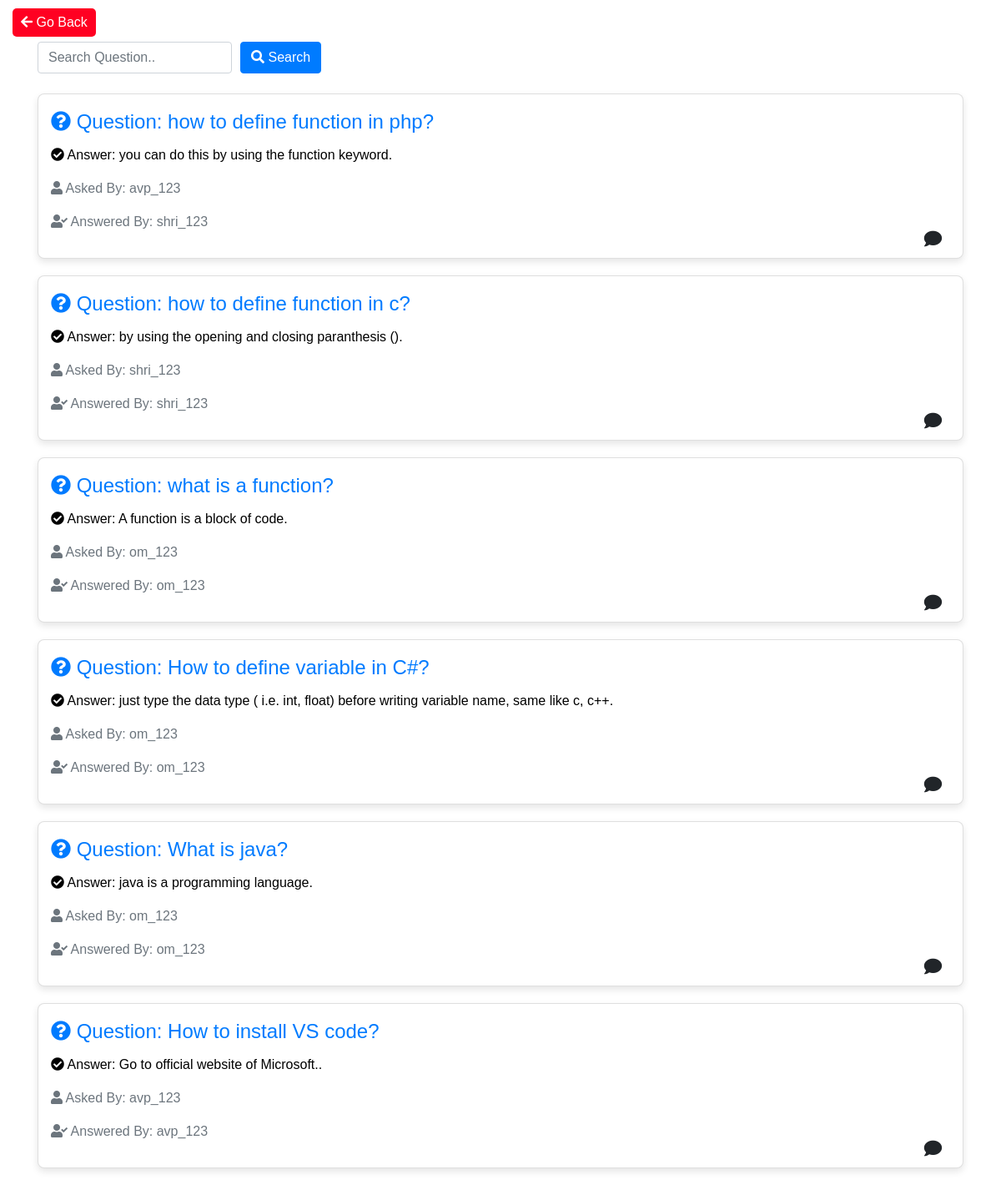
The app's page /see_ans.php with its own data.
### tables this page shows
CREATE TABLE `ans` (
  `question` longtext NOT NULL,
  `answer` longtext NOT NULL,
  `askby` varchar(50) NOT NULL,
  `ansby` varchar(50) NOT NULL,
  `id` bigint(20) NOT NULL
);

### see_ans.php (the view, shortened to what this page needs)
<?php
$servername = "localhost";
$username = "root";
$password = "";
$dbname = "cwc";
$conn = new mysqli($servername, $username, $password, $dbname);
$distinctQuestionsQuery = "SELECT DISTINCT question FROM ans";
$distinctQuestionsResult = $conn->query($distinctQuestionsQuery);
$questions = [];
while ($row = $distinctQuestionsResult->fetch_assoc()) {
    $questions[] = $row['question'];
}
$result = [];
if ($_SERVER["REQUEST_METHOD"] == "POST" && isset($_POST["searchKeyword"])) {
    $searchKeyword = $_POST["searchKeyword"];
    $searchQuery = "SELECT * FROM ans WHERE question LIKE '%$searchKeyword%'";
    $searchResult = $conn->query($searchQuery);
    while ($row = $searchResult->fetch_assoc()) {
        $result[$row['question']][] = $row;
    }
} else {
    foreach ($questions as $question) {
        $answersQuery = "SELECT * FROM ans WHERE question = '$question'";
        $answersResult = $conn->query($answersQuery);
        while ($answerRow = $answersResult->fetch_assoc()) {
            $result[$question][] = $answerRow;
        }
    }
}
?>
<!DOCTYPE html>
<html lang="en">
<head>
    <link rel="stylesheet" href="https://stackpath.bootstrapcdn.com/bootstrap/4.5.2/css/bootstrap.min.css">
    <link rel="stylesheet" href="https://cdnjs.cloudflare.com/ajax/libs/font-awesome/5.15.2/css/all.min.css">
</head>
<body>
<div class="container">
<button class="go-back-button" onclick="goBack()">
        <i class="fas fa-arrow-left"></i> Go Back
    </button>
    <div class="row">
        <div class="col-md-12">
            <form method="post" action="<?php echo htmlspecialchars($_SERVER["PHP_SELF"]); ?>" class="mb-4">
                <div class="form-row align-items-center">
                    <div class="col-auto">
                        <input type="text" class="form-control" name="searchKeyword" placeholder="Search Question..">
                    </div>
                    <div class="col-auto">
                        <button type="submit" class="btn btn-primary">
                            <i class="fas fa-search"></i> Search
                        </button>
                    </div>
                </div>
            </form>
            <?php
           foreach ($result as $question => $answers) {
            foreach ($answers as $answer) {
                echo "<div class='card'>";
                echo "<p class='question-header'><i class='fas fa-question-circle'></i> Question: " . $question . "</p>";
                echo "<p class='answer'><i class='fas fa-check-circle'></i> Answer: " . nl2br($answer['answer']) . "</p>";
                echo "<p class='asked-by'><i class='fas fa-user'></i> Asked By: " . $answer['askby'] . "</p>";
                echo "<p class='answered-by'><i class='fas fa-user-check'></i> Answered By: " . $answer['ansby'] . "</p>";
                echo "<div class='interaction-icons'>";
                echo "<i class='fas fa-comment fa-lg comment-icon' onclick='showCommentPopup(" . $answer['id'] . ", \"" . $question . "\")'></i>";
                echo "</div>";
                echo "</div>";
            }
        }
            ?>
        </div>
    </div>
</div>
</body>
</html>

### see_ans.php (style rules this page uses)
body { background-color: white; background-size: 400% 400%; animation: gradientMotion 10s infinite linear; font-family: 'Arial', sans-serif; }
.container { margin-top: 50px; }
.card { box-shadow: 0 4px 8px rgba(0, 0, 0, 0.1); transition: box-shadow 0.3s ease-in-out; margin-bottom: 20px; padding: 15px; border-radius: 8px; background-color: #ffffff; position: relative; }
.question-header { font-size: 1.5rem; color: #007bff; margin-bottom: 10px; }
.answer { color: #000000; }
.asked-by, .answered-by { color: #6c757d; }
.card { animation: fadeIn 0.5s ease-in-out; }
.interaction-icons { position: absolute; bottom: 15px; right: 15px; display: flex; }
.interaction-icons i { margin-right: 10px; cursor: pointer; }
.go-back-button { position: fixed; top: 10px; left: 15px; background-color: #ff0022; color: #fff; border: none; padding: 5px 10px; cursor: pointer; border-radius: 5px; z-index: 1000; }

### records on screen
ans: question "how to define function in php?", answer "you can do this by using the function keyword.", askby "avp_123", ansby "shri_123"
ans: question "how to define function in c?", answer "by using the opening and closing paranthesis ().", askby "shri_123", ansby "shri_123"
ans: question "what is a function?", answer "A function is a block of code.", askby "om_123", ansby "om_123"
ans: question "How to define variable in C#?", answer "just type the data type ( i.e. int, float) before writing variable name, same like c, c++.", askby "om_123", ansby "om_123"
ans: question "What is java?", answer "java is a programming language.", askby "om_123", ansby "om_123"
ans: question "How to install VS code?", answer "Go to official website of Microsoft..", askby "avp_123", ansby "avp_123"
